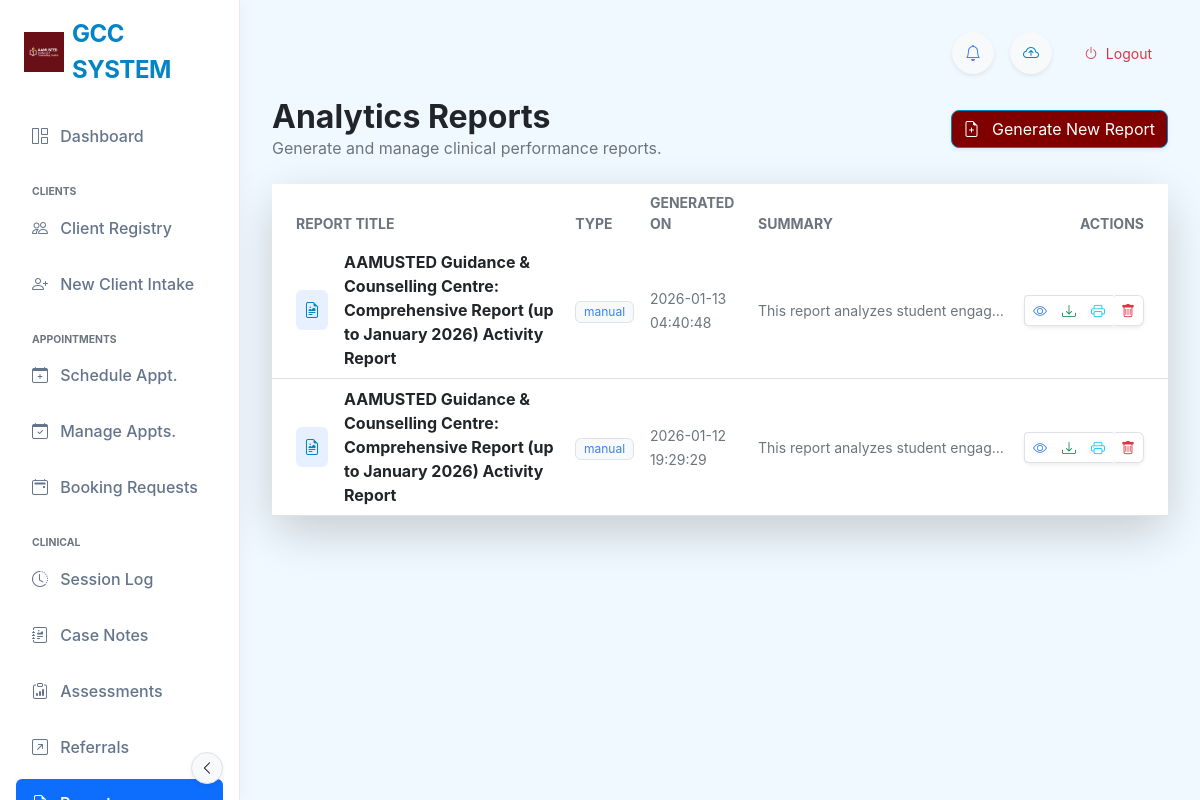
Before: /reports (signed in) with the older database file.
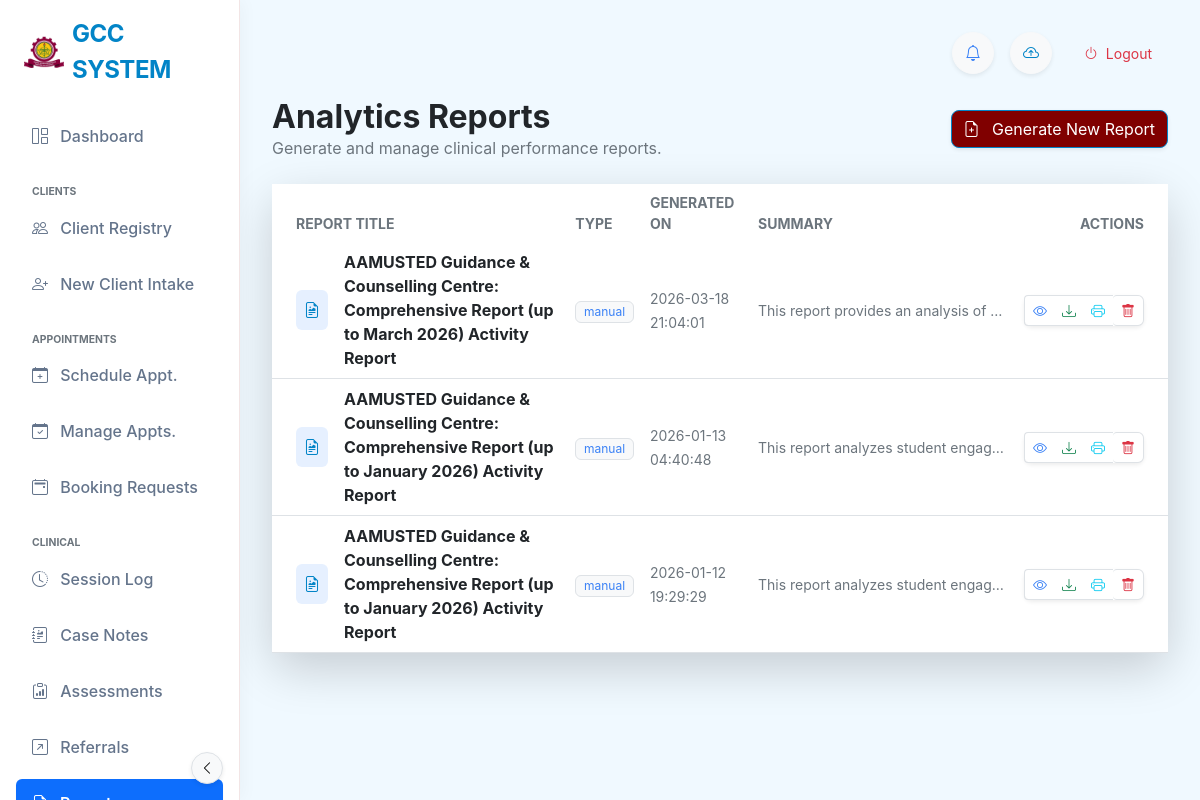
After: the same page with the newer database file.
### tables this page shows
CREATE TABLE app_settings (
            id INTEGER PRIMARY KEY AUTOINCREMENT,
            setting_name TEXT NOT NULL UNIQUE,
            setting_value TEXT
        , updated_at TIMESTAMP, global_id TEXT, last_synced_at TEXT, is_deleted BOOLEAN DEFAULT 0);

CREATE TABLE reports (
            id INTEGER PRIMARY KEY AUTOINCREMENT,
            title TEXT,
            date_generated TIMESTAMP DEFAULT CURRENT_TIMESTAMP,
            report_type TEXT,
            file_path TEXT,
            summary TEXT
        );

### app.py (the view)
@app.route('/reports')
@login_required
def reports_list():
    try:
        ensure_database_initialized()
        conn = get_db_connection()
        if conn is None:
            flash('Database connection failed. Please restart the application.', 'error')
            return redirect(url_for('dashboard'))
        reports = []
        try:
            reports = conn.execute('''
                SELECT id, title, date_generated, report_type, summary, file_path
                FROM reports
                ORDER BY date_generated DESC
            ''').fetchall()
        except Exception as e:
            print(f"[REPORTS] Error getting reports: {e}")
            reports = []
        finally:
            try:
                conn.close()
            except Exception:
                pass
        return render_template('reports.html', reports=reports)
    except Exception as e:
        print(f"[REPORTS] Unexpected error: {e}")
        import traceback
        traceback.print_exc()
        flash('Error loading reports. Please try again.', 'error')
        return redirect(url_for('dashboard'))

### templates/reports.html (shortened to what this page needs)
{% extends "base_modern.html" %}
{% block content %}
<div class="row align-items-center mb-4">
    <div class="col-md-6">
        <h2 class="fw-bold mb-0 text-dark">Analytics Reports</h2>
        <p class="text-muted mb-0">Generate and manage clinical performance reports.</p>
    </div>
    <div class="col-md-6 text-md-end mt-3 mt-md-0">
        <button class="btn btn-primary shadow-sm btn-hover-lift" data-bs-toggle="modal"
            data-bs-target="#generateReportModal">
            <i class="bi bi-file-earmark-plus me-2"></i> Generate New Report
        </button>
    </div>
</div>
<div class="card card-glass border-0 shadow-lg">
    <div class="card-body p-0">
        {% if reports %}
        <div class="table-responsive">
            <table class="table table-hover align-middle mb-0" style="min-height: 300px;">
                <thead class="bg-light">
                    <tr>
                        <th class="ps-4 text-uppercase small fw-bold text-muted border-0">Report Title</th>
                        <th class="text-uppercase small fw-bold text-muted border-0">Type</th>
                        <th class="text-uppercase small fw-bold text-muted border-0">Generated On</th>
                        <th class="text-uppercase small fw-bold text-muted border-0">Summary</th>
                        <th class="text-end pe-4 text-uppercase small fw-bold text-muted border-0">Actions</th>
                    </tr>
                </thead>
                <tbody class="border-top-0">
                    {% for report in reports %}
                    <tr>
                        <td class="ps-4">
                            <div class="d-flex align-items-center">
                                <div class="bg-primary bg-opacity-10 p-2 rounded text-primary me-3">
                                    <i class="bi bi-file-earmark-richtext"></i>
                                </div>
                                <span class="fw-bold text-dark">{{ report['title'] or 'Untitled Report' }}</span>
                            </div>
                        </td>
                        <td>
                            <span class="badge bg-light text-secondary border fw-normal">{{ report['report_type'] or
                                'N/A' }}</span>
                        </td>
                        <td>
                            <span class="text-muted small">{{ report['date_generated'] }}</span>
                        </td>
                        <td>
                            <p class="mb-0 small text-muted text-truncate" style="max-width: 250px;">
                                {{ report['summary'] or 'No summary available' }}
                            </p>
                        </td>
                        <td class="text-end pe-4">
                            <div class="btn-group shadow-sm rounded-3" role="group">
                                <a href="{{ url_for('view_report', report_id=report['id']) }}"
                                    class="btn btn-sm btn-white border border-end-0 text-secondary" title="View">
                                    <i class="bi bi-eye"></i>
                                </a>
                                {% if report['file_path'] %}
                                <a href="{{ url_for('download_report_file', report_id=report['id']) }}"
                                    class="btn btn-sm btn-white border border-start-0 border-end-0 text-success"
                                    title="Download">
                                    <i class="bi bi-download"></i>
                                </a>
                                {% endif %}
                                <a href="{{ url_for('print_report', report_id=report['id']) }}" target="_blank"
                                    class="btn btn-sm btn-white border border-start-0 border-end-0 text-info"
                                    title="Print">
                                    <i class="bi bi-printer"></i>
                                </a>
                                <form action="{{ url_for('delete_report', report_id=report['id']) }}" method="POST"
                                    style="display:inline;">
                                    <button type="submit"
                                        class="btn btn-sm btn-white border border-start-0 text-danger rounded-end"
                                        title="Delete"
                                        onclick="return confirm('Are you sure you want to delete this report?');">
                                        <i class="bi bi-trash"></i>
                                    </button>
                                </form>
                            </div>
                        </td>
                    </tr>
                    {% endfor %}
                </tbody>
            </table>
        </div>
        {% endif %}
    </div>
</div>
{% endblock %}

### templates/base_modern.html (shortened to what this page needs)
<!DOCTYPE html>
<html lang="en">
<head>
    <link href="{{ url_for('static', filename='css/bootstrap.min.css') }}" rel="stylesheet">
    <link rel="stylesheet" href="{{ url_for('static', filename='css/bootstrap-icons.css') }}">
    <link rel="stylesheet" href="{{ url_for('static', filename='css/modern_theme.css') }}?v=2.2">
</head>
<body data-theme="{{ settings.get('active_theme', 'default') }}">
    <nav class="sidebar-glass d-flex flex-column flex-shrink-0 p-3" id="sidebar">
        <div class="mb-4">
            <a href="/" class="d-flex align-items-center link-dark text-decoration-none logo-container ps-2">
                {% if settings.logo_url %}
                <img src="{{ settings.logo_url }}" class="me-2"
                    style="max-height: 40px; max-width: 40px; object-fit: contain;">
                {% else %}
                <div class="bg-gradient p-2 rounded-3 me-2" style="background: maroon; color: white;">
                    <i class="bi bi-heart-pulse-fill fs-4"></i>
                </div>
                {% endif %}
                <span class="fs-4 fw-bold sidebar-header-text" style="letter-spacing: -0.02em; color: var(--brand-primary);">{{ settings.get('system_name', 'USTED SYSTEM') }}</span>
            </a>
        </div>
        <ul class="nav nav-pills flex-column mb-auto">
            <li class="nav-item">
                <a href="{{ url_for('dashboard') }}"
                    class="nav-link {% if request.endpoint == 'dashboard' %}active{% endif %}" title="Dashboard"
                    data-bs-toggle="tooltip" data-bs-placement="right">
                    <i class="bi bi-grid-1x2 me-2"></i> <span>Dashboard</span>
                </a>
            </li>
            {% if session.get('role') in ['Secretary', 'Admin', 'Counsellor', 'Counselor'] %}
            <li class="mt-3 text-uppercase small text-muted fw-bold ps-3 mb-1 nav-category-header" style="font-size:0.65rem;">Clients</li>
            <li>
                <a href="{{ url_for('students') }}"
                    class="nav-link {% if 'student' in request.endpoint and 'intake' not in request.endpoint %}active{% endif %}"
                    title="Client Registry" data-bs-toggle="tooltip" data-bs-placement="right">
                    <i class="bi bi-people me-2"></i> <span>Client Registry</span>
                </a>
            </li>
            <li>
                <a href="{{ url_for('intake') }}"
                    class="nav-link {% if 'intake' in request.endpoint %}active{% endif %}" title="New Client Intake"
                    data-bs-toggle="tooltip" data-bs-placement="right">
                    <i class="bi bi-person-plus me-2"></i> <span>New Client Intake</span>
                </a>
            </li>
            <li class="mt-3 text-uppercase small text-muted fw-bold ps-3 mb-1 nav-category-header" style="font-size:0.65rem;">Appointments</li>
            <li>
                <a href="{{ url_for('appointment') }}"
                    class="nav-link {% if request.endpoint == 'appointment' %}active{% endif %}"
                    title="Schedule Appointment" data-bs-toggle="tooltip" data-bs-placement="right">
                    <i class="bi bi-calendar-plus me-2"></i> <span>Schedule Appt.</span>
                </a>
            </li>
            <li>
                <a href="{{ url_for('manage_appointments') }}"
                    class="nav-link {% if 'manage_appointments' in request.endpoint %}active{% endif %}"
                    title="Manage Appointments" data-bs-toggle="tooltip" data-bs-placement="right">
                    <i class="bi bi-calendar-check me-2"></i> <span>Manage Appts.</span>
                </a>
            </li>
            <li>
                <a href="/admin/bookings"
                    class="nav-link {% if 'bookings' in request.endpoint %}active{% endif %}" title="Booking Requests"
                    data-bs-toggle="tooltip" data-bs-placement="right">
                    <i class="bi bi-calendar2-event me-2"></i>
                    <span>Booking Requests</span>
                </a>
            </li>
            {% endif %}
            {% if (session.get('role') or '')|trim in ['Counsellor', 'Counselor', 'Admin'] %}
            <li class="mt-3 text-uppercase small text-muted fw-bold ps-3 mb-1 nav-category-header" style="font-size:0.65rem;">Clinical</li>
            <li>
                <a href="{{ url_for('sessions_list') }}"
                    class="nav-link {% if 'session' in request.endpoint and 'case' not in request.endpoint %}active{% endif %}"
                    title="Session Log" data-bs-toggle="tooltip" data-bs-placement="right">
                    <i class="bi bi-clock-history me-2"></i> <span>Session Log</span>
                </a>
            </li>
            <li>
                <a href="{{ url_for('case_notes_list') }}"
                    class="nav-link {% if 'case_notes' in request.endpoint %}active{% endif %}" title="Case Notes"
                    data-bs-toggle="tooltip" data-bs-placement="right">
                    <i class="bi bi-journal-richtext me-2"></i> <span>Case Notes</span>
                </a>
            </li>
            <li>
                <a href="{{ url_for('dass21_list') }}"
                    class="nav-link {% if 'dass21' in request.endpoint %}active{% endif %}" title="Assessments"
                    data-bs-toggle="tooltip" data-bs-placement="right">
                    <i class="bi bi-clipboard-data me-2"></i> <span>Assessments</span>
                </a>
            </li>
            <li>
                <a href="{{ url_for('all_referrals') }}"
                    class="nav-link {% if 'referral' in request.endpoint %}active{% endif %}" title="Referrals"
                    data-bs-toggle="tooltip" data-bs-placement="right">
                    <i class="bi bi-arrow-up-right-square me-2"></i> <span>Referrals</span>
                </a>
            </li>
            <li>
                <a href="{{ url_for('reports_list') }}"
                    class="nav-link {% if 'report' in request.endpoint %}active{% endif %}" title="Reports"
                    data-bs-toggle="tooltip" data-bs-placement="right">
                    <i class="bi bi-file-earmark-bar-graph me-2"></i> <span>Reports</span>
                </a>
            </li>
            {% endif %}
        </ul>
                    {% set role_labels = {'Secretary': 'Desk Administrator', 'Admin': 'System Administrator', 'Counsellor': 'Counsellor', 'Counselor': 'Counsellor'} %}
                    {% set display_name = session.get('full_name', 'User') %}
                    {% if display_name.strip().lower() in ['secretary', 'admin', 'counsellor', 'counselor'] %}
                        {% set display_name = role_labels.get(session.get('role'), display_name) %}
                    {% endif %}
        <button
            class="btn btn-sm btn-light border position-absolute bottom-0 end-0 m-3 rounded-circle shadow-sm d-none d-md-flex align-items-center justify-content-center"
            id="sidebarToggle" style="width: 32px; height: 32px; z-index: 1050;">
            <i class="bi bi-chevron-left"></i>
        </button>
    </nav>
    <main class="main-content">
        <div class="d-flex justify-content-between align-items-center mb-4 gap-3">
            <div class="d-flex align-items-center gap-3">
                <div class="dropdown">
                    <button class="btn btn-light rounded-circle position-relative shadow-sm" type="button"
                        id="notifDropdown" data-bs-toggle="dropdown" aria-expanded="false"
                        style="width: 42px; height: 42px;">
                        <i class="bi bi-bell text-secondary"></i>
                    </button>
                </div>
                <button id="manualSyncBtn" class="btn btn-light rounded-circle shadow-sm" title="Sync with Cloud"
                        style="width: 42px; height: 42px;" onclick="triggerManualSync()">
                    <i class="bi bi-cloud-arrow-up text-primary"></i>
                </button>
                <a href="{{ url_for('logout') }}" class="btn btn-outline-danger border-0 btn-sm rounded-pill px-3">
                    <i class="bi bi-power me-1"></i> Logout
                </a>
            </div>
        </div>
        {% block content %}{% endblock %}
    </main>
</body>
</html>

Changed rows visible on the page:
changed app_settings (number 1 of 2 on the later page): logo_url: a different picture
added reports: title "AAMUSTED Guidance & Counselling Centre: Comprehensive Report (up to March 2026) Activity Report", report_type "manual", date_generated "2026-03-18 21:04:01", summary "This report provides an analysis of…"
